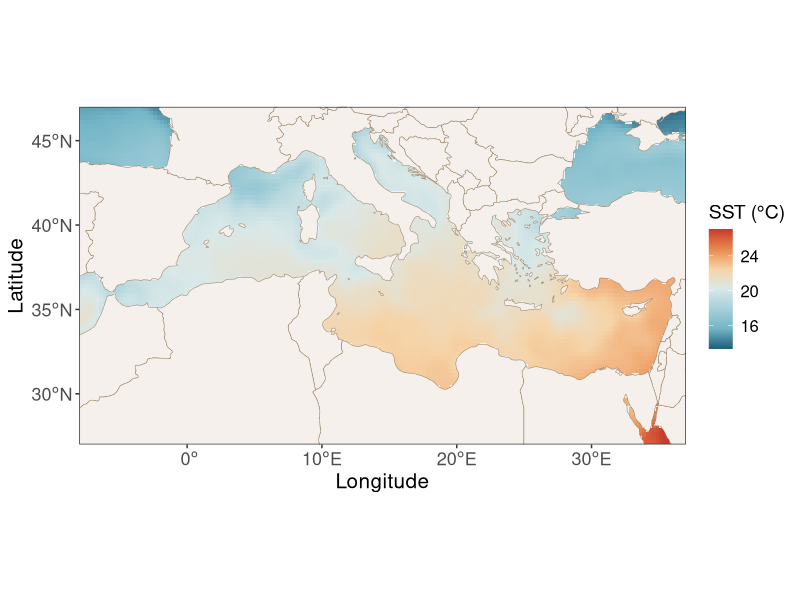
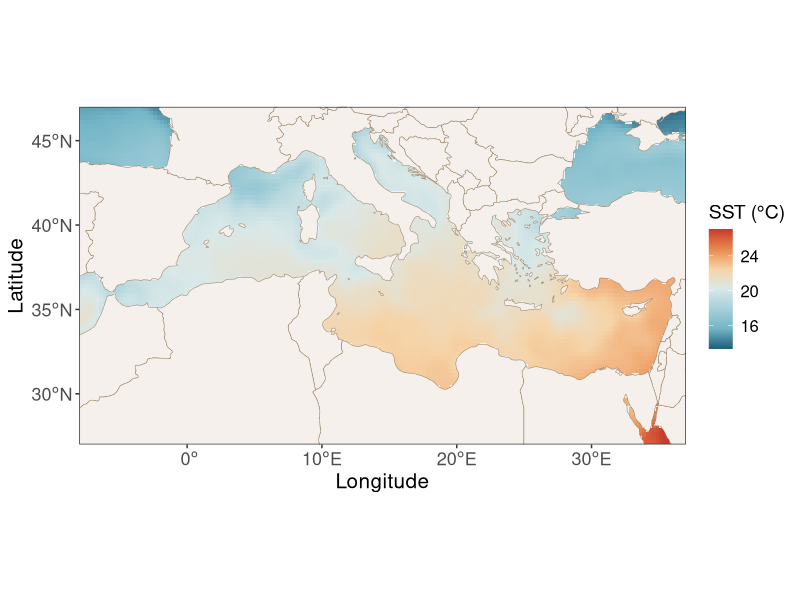

These charts were generated, in order, by the following R code:
# install.packages("sf")
# install.packages("dplyr")
# install.packages("ggplot2")
# install.packages("rnaturalearth")

library(sf)
library(dplyr)
library(ggplot2)
library(rnaturalearth)

sst_2024 <- read.csv("avg_sst_med_2024.csv")

world <- ne_countries(scale = "medium", returnclass = "sf") %>%
  st_make_valid()

# plot

ggplot() +
  
  geom_tile(data = sst_2024, aes(x = lon, y = lat, fill = avg_sst)) +
  
  geom_sf(
    data = world,
    fill = "#F5F0EB",
    color = "#A08A6F",
    linewidth = 0.2
  ) +  
  scale_fill_gradientn(
      name = "SST (°C)",
      colors = c(
        "#1a5f7a",
        "#73b5c7",
        "#a5d0d9",
        "#d9e8e8",
        "#f5d4a8",
        "#e88a4e",
        "#c8372d"
      ),
    #   colors = c(
    #     "#0000FF",
    #     "#00FFFF",
    #     "#00FF00",
    #     "#FFFF00",
    #     "#FF7F00",
    #     "#FF0000"
    #   ),
    # values = c(0, 0.2, 0.4, 0.6, 0.8, 1),
    limits = c(13.34199, 27.05494), 
  ) +
  
  coord_sf(
    xlim = c(-8, 37),
    ylim = c(27, 47),
    expand = FALSE
  ) +
  
  labs(
    x = "Longitude",
    y = "Latitude",
    fill = "SST (°C)"
  ) +
  
  theme_bw() +
  theme(legend.position = "right",
        legend.text = element_text(size = 12),
        legend.title = element_text(size = 14),
        axis.text = element_text(size = 13),
        axis.title = element_text(size = 15),
        panel.grid = element_blank(),
        panel.background = element_rect(fill = "#e7f5fb", colour = NA)
        )

# dir.create("2_output_maps", recursive = TRUE)

ggsave(
  filename = "2_output_maps/2_2_SST_map.pdf",  
  plot = last_plot(),                         
  device = "pdf",                             
  width = 8,                                  
  height = 5,                                 
  dpi = 1200                                   
)
